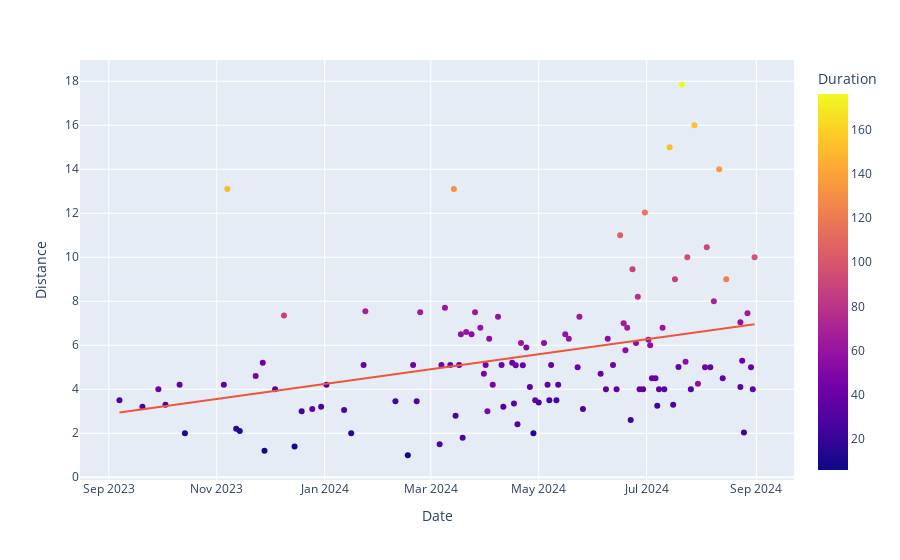

Here is the notebook cell this chart was saved with:
### Code cell
px.scatter(df[df['Activity'] == 'Running'], x = 'Date', y = 'Distance', color = 'Duration', trendline = 'ols')
